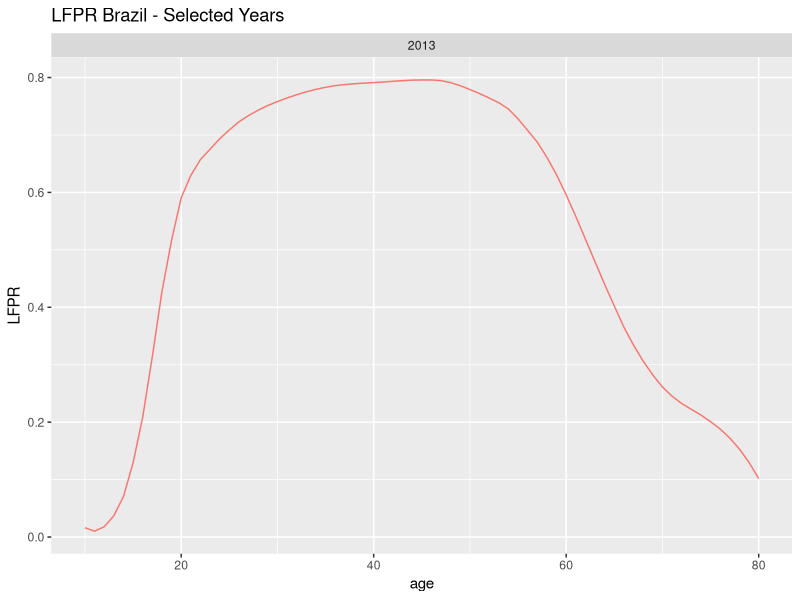

Recreate this plot in R.
# Model Validation

# Forecasting LFPR using the Lee-Carter Method
# Original R code by Bernardo Queiroz

# Function to estimate the parameters of the model
leecarter <- function(lfpr){
	log.lfpr <- log(lfpr)
	ax <- apply(log.lfpr, 2, mean)
	swept.lfpr <- sweep(log.lfpr, 2, ax)
	svd.lfpr <- svd(swept.lfpr)
	bx <- svd.lfpr$v[ , 1]/sum(svd.lfpr$v[ , 1])
	kt <- svd.lfpr$d[1]*svd.lfpr$u[ , 1]*sum(svd.lfpr$v[ , 1])
	result <- list(ax = ax, bx = bx, kt = kt)
	return(result)
}

# Importing file and making sure it is the required format ages x years, the file is called interpolated_rates
setwd("~/Documents/Monografia/Labor Rates/")
data <- read.csv("interpolated_rates.csv", header = F)
data <- data[ , -1]
validation <- data[ , 1:22]
years <- seq(1980, 2001)
ages <- seq(10, 80)
f.years <- seq(2002, 2013)

# Only transpose if the data is in the format years x ages
lfpr <- t(data)

# Fitting the Lee-Carter model
model <- leecarter(lfpr)

# Data Frame with the parameters
parameters <- data.frame(model$ax, model$bx)
kt <- model$kt

# Preparing kt for forecasting
kt.diff <- diff(kt)
summary.kt <- summary(lm(kt.diff ~ 1))
kt.drift <- summary.kt$coefficients[1,1]
sec <- summary.kt$coefficients[1,2]
see <- summary.kt$sigma

# Actually forecasting kt
h <- seq(0, 11)
kt.stderr <- ( (h*see^2) + (h*sec)^2 )^.5
kt.forecast <- tail(kt, 1) + (h * kt.drift)
kt.lo.forecast <- kt.forecast - (1.96*kt.stderr)
kt.hi.forecast <- kt.forecast + (1.96*kt.stderr)

f.lfpr <- matrix(nrow = length(kt.forecast), ncol = length(ages))
for (i in 1:length(kt.forecast)){
	f.lfpr[i, ] <- exp((model$bx * kt.forecast[i]) + model$ax)
}

f.lfpr <- t(f.lfpr)
f.lfpr <- as.data.frame(f.lfpr)

# Preparing Plot
library(reshape2)
library(ggplot2)

colnames(data) <- years
colnames(f.lfpr) <- f.years

row.names(data) <- ages
row.names(f.lfpr) <- ages

m.data <- melt(data, value.name = "LFPR", variable.name = "Year")
mf.lfpr <- melt(f.lfpr, value.name = "LFPR", variable.name = "Year")

plot.data <- rbind(m.data, mf.lfpr)
plot.data$age <- rep(seq(10, 80), each = 1, times = 46)

plot.data.validation <- subset(plot.data, Year %in% c(2013))

qplot(data = plot.data.validation, x = age, y = LFPR, colour = factor(Year), geom = "line", 
      main = "LFPR Brazil - Selected Years") + facet_wrap(~Year) + theme(legend.position = "none")
